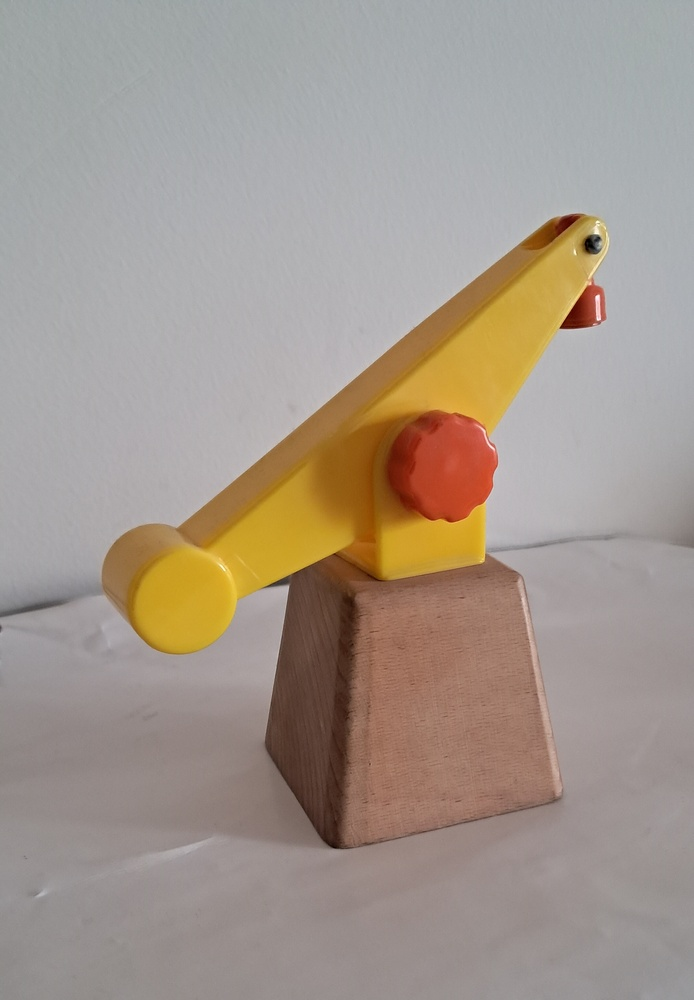
#> input picture input_images/4_Clustering.jpg, 694 x 1000 px, shrunk from 2136 x 3080 before the run, found by its file name
$ python clustering.py
#> lines starting #> are read from the running program, lines starting #| are printed output that depends on the picture
import cv2
import numpy as np
import matplotlib.pyplot as plt
import sys

# Read the input image
image = cv2.imread("input_images/4_Clustering.jpg")
#> image is the input picture: shape (1000, 694, 3); mean B, G, R 140.8, 151.2, 163.4

# Check if the image was successfully loaded
if image is None:
    print("Unable to load the image.")
    sys.exit()

# Reshape the image to a 2D array of pixels
pixels = image.reshape((-1, 3))

# Convert the pixel values to float
pixels = np.float32(pixels)

# Define the parameters for k-means clustering
num_clusters = 5
criteria = (cv2.TERM_CRITERIA_EPS + cv2.TERM_CRITERIA_MAX_ITER, 10, 1.0)
flags = cv2.KMEANS_RANDOM_CENTERS

# Apply k-means clustering
_, labels, centers = cv2.kmeans(pixels, num_clusters, None, criteria, 10, flags)
#> centers = [[142.1, 143.8, 153.1], [82.64, 111.2, 157.5], [35.17, 63.01, 105.6], [175.2, 173.3, 172.4], [51.61, 160.5, 203.1]]

# Convert the centers to 8-bit values
centers = np.uint8(centers)
#> centers = [[142, 143, 153], [82, 111, 157], [35, 63, 105], [175, 173, 172], [51, 160, 203]]

# Map each pixel to its corresponding cluster center
segmented_image = centers[labels.flatten()]
segmented_image = segmented_image.reshape(image.shape)
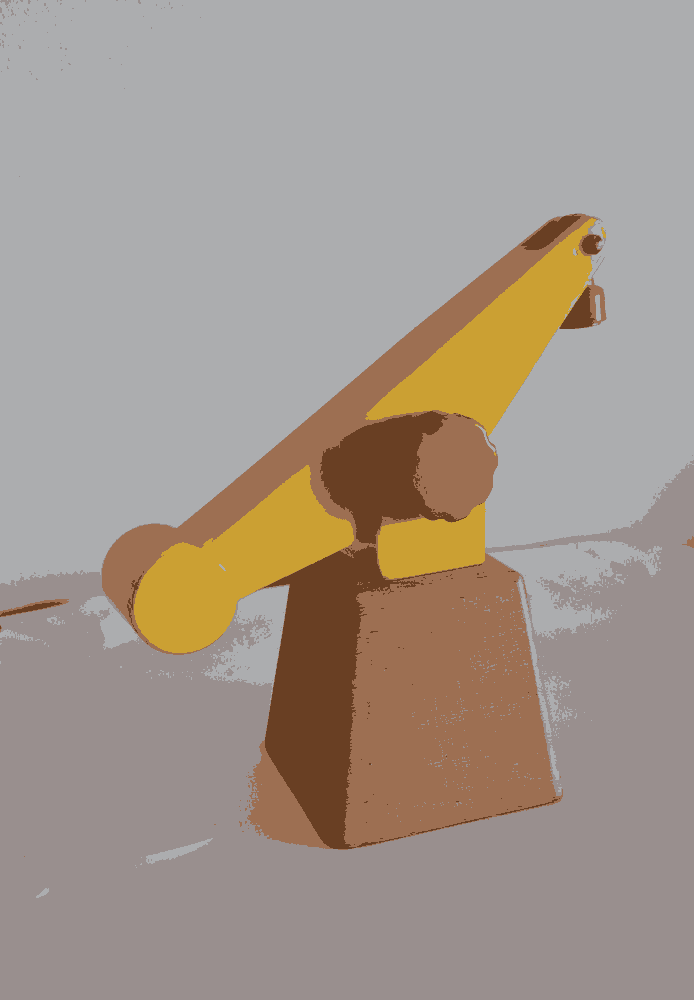
#> segmented_image: shape (1000, 694, 3); mean B, G, R 140.6, 150.8, 163.1

# Convert the segmented image to RGB for visualization
segmented_image_rgb = cv2.cvtColor(segmented_image, cv2.COLOR_BGR2RGB)

# Display the original image and segmented image side by side
stacked_results = np.hstack((image, segmented_image_rgb))
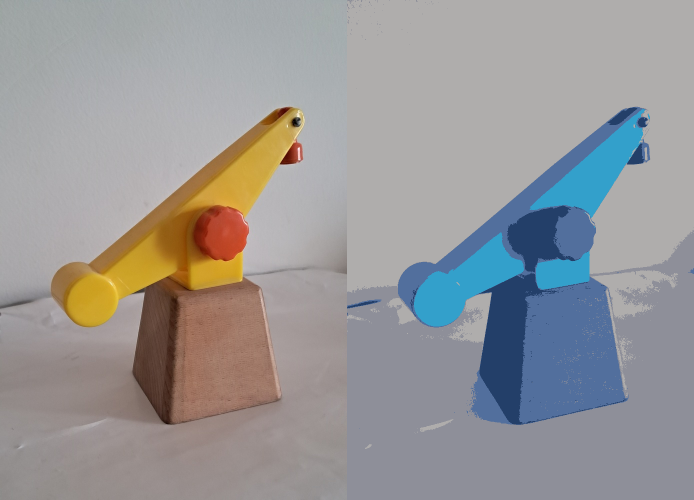
#> stacked_results: shape (1000, 1388, 3) (shown at 1/2 size); mean B, G, R 151.9, 151, 152
cv2.imshow('Clustering', stacked_results)

# Wait for a key press and then close the window
cv2.waitKey(0)
cv2.destroyAllWindows()

cv2.imwrite("output_images/clustering.jpg", stacked_results)

$ run again, with input_images/4_Template.jpg copied over input_images/4_Clustering.jpg
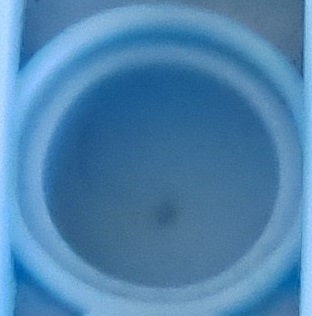
#> input picture input_images/4_Template.jpg, 312 x 316 px, found by its file name
#> image is the input picture: shape (316, 312, 3); mean B, G, R 174.7, 131.4, 77.4
#> `_, labels, centers = cv2.kmeans(pixels, num_clusters, None, criteria, ..`: centers = [[212.8, 168.9, 111.3], [155.4, 116.4, 68.46], [146.9, 100, 42.74], [245.5, 196.7, 141.5], [188.4, 145.3, 89.03]]
#> `centers = np.uint8(centers)`: centers = [[212, 168, 111], [155, 116, 68], [146, 100, 42], [245, 196, 141], [188, 145, 89]]
#> `segmented_image = segmented_image.reshape(image.shape)`:
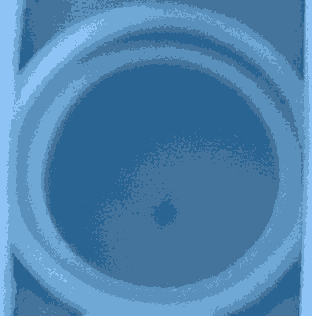
#> segmented_image: shape (316, 312, 3); mean B, G, R 174.1, 131.1, 76.9
#> `stacked_results = np.hstack((image, segmented_image_rgb))`:
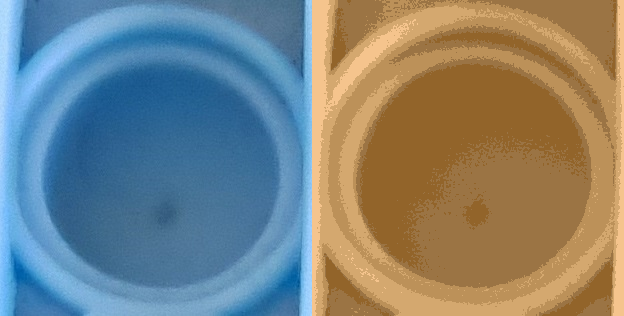
#> stacked_results: shape (316, 624, 3); mean B, G, R 125.8, 131.3, 125.7
